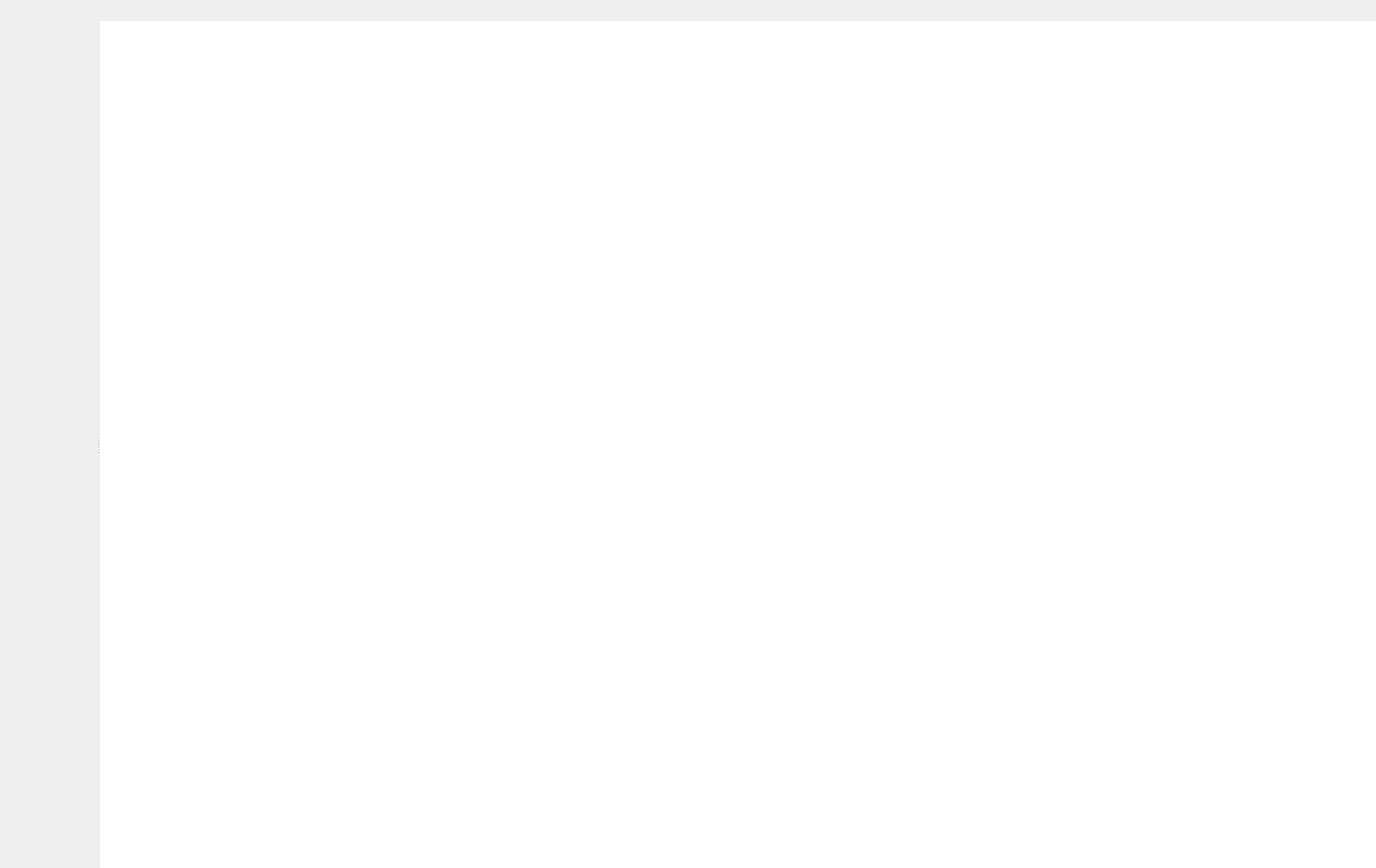
<?xml version="1.0" encoding="UTF-8"?>
<ui version="4.0">
 <class>MainWindow</class>
 <widget class="QWidget" name="MainWindow">
  <property name="geometry">
   <rect>
    <x>0</x>
    <y>0</y>
    <width>1430</width>
    <height>902</height>
   </rect>
  </property>
  <property name="windowTitle">
   <string>alppad</string>
  </property>
  <layout class="QVBoxLayout" name="verticalLayout" stretch="0,1">
   <property name="spacing">
    <number>0</number>
   </property>
   <property name="leftMargin">
    <number>0</number>
   </property>
   <property name="topMargin">
    <number>0</number>
   </property>
   <property name="rightMargin">
    <number>0</number>
   </property>
   <property name="bottomMargin">
    <number>0</number>
   </property>
   <item>
    <layout class="QHBoxLayout" name="horizontalLayout">
     <property name="spacing">
      <number>0</number>
     </property>
     <item>
      <widget class="QPushButton" name="newButton">
       <property name="text">
        <string/>
       </property>
       <property name="icon">
        <iconset resource="resources.qrc">
         <normaloff>:/icons/new.svg</normaloff>:/icons/new.svg</iconset>
       </property>
       <property name="iconSize">
        <size>
         <width>40</width>
         <height>40</height>
        </size>
       </property>
       <property name="flat">
        <bool>true</bool>
       </property>
      </widget>
     </item>
     <item>
      <widget class="QPushButton" name="delButton">
       <property name="text">
        <string/>
       </property>
       <property name="icon">
        <iconset resource="resources.qrc">
         <normaloff>:/icons/delete.svg</normaloff>:/icons/delete.svg</iconset>
       </property>
       <property name="iconSize">
        <size>
         <width>40</width>
         <height>40</height>
        </size>
       </property>
       <property name="flat">
        <bool>true</bool>
       </property>
      </widget>
     </item>
     <item>
      <spacer name="horizontalSpacer">
       <property name="orientation">
        <enum>Qt::Orientation::Horizontal</enum>
       </property>
       <property name="sizeHint" stdset="0">
        <size>
         <width>40</width>
         <height>20</height>
        </size>
       </property>
      </spacer>
     </item>
    </layout>
   </item>
   <item>
    <widget class="QSplitter" name="splitter">
     <property name="orientation">
      <enum>Qt::Orientation::Horizontal</enum>
     </property>
     <property name="childrenCollapsible">
      <bool>false</bool>
     </property>
     <widget class="NotesListWidget" name="notesListWidget" native="true"/>
     <widget class="QTextEdit" name="textEdit">
      <property name="sizePolicy">
       <sizepolicy hsizetype="Expanding" vsizetype="Expanding">
        <horstretch>1</horstretch>
        <verstretch>0</verstretch>
       </sizepolicy>
      </property>
      <property name="minimumSize">
       <size>
        <width>350</width>
        <height>350</height>
       </size>
      </property>
      <property name="frameShape">
       <enum>QFrame::Shape::NoFrame</enum>
      </property>
     </widget>
    </widget>
   </item>
  </layout>
 </widget>
 <customwidgets>
  <customwidget>
   <class>NotesListWidget</class>
   <extends>QWidget</extends>
   <header>noteslistwidget.h</header>
   <container>1</container>
  </customwidget>
 </customwidgets>
 <resources>
  <include location="resources.qrc"/>
 </resources>
 <connections/>
</ui>
